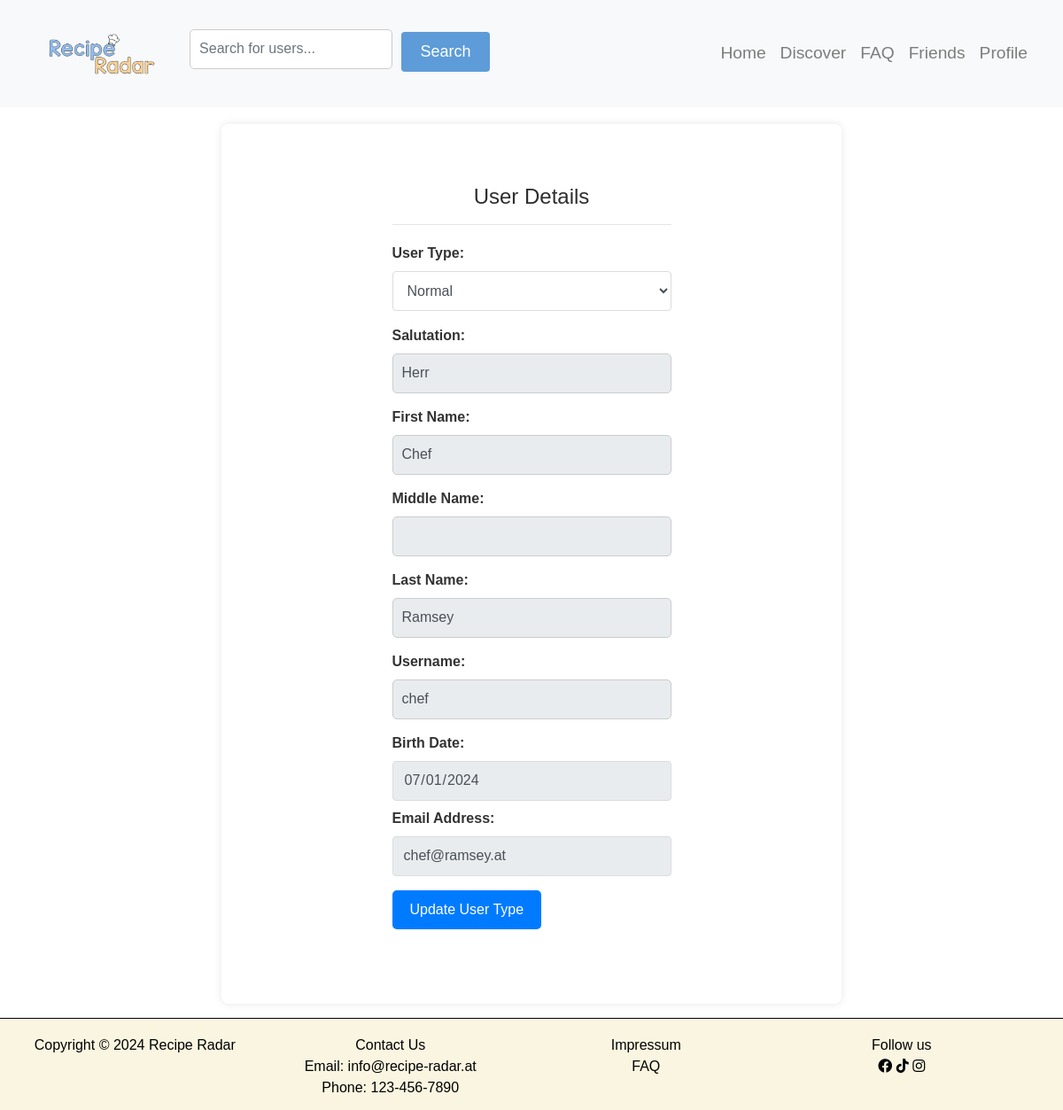
Page /userdetails.php?id=84 (signed in) on the committed database.
### tables this page shows
CREATE TABLE `users` (
  `userID` int(20) NOT NULL,
  `type` text NOT NULL DEFAULT 'normal',
  `salutation` varchar(50) DEFAULT NULL,
  `firstName` varchar(50) NOT NULL,
  `middleName` varchar(50) DEFAULT NULL,
  `lastName` varchar(50) NOT NULL,
  `userName` varchar(30) NOT NULL,
  `email` varchar(100) NOT NULL,
  `password` varchar(255) NOT NULL,
  `birthDate` date NOT NULL,
  `profilePicture` varchar(255) DEFAULT NULL
);

### services/userdetails_service.php (called while the page is built, shortened)
<?php
require "config/db_connect.php";
if (isset($_GET["id"])) {
    $id = $_GET["id"];
    $getUser = "SELECT * FROM users WHERE userID = $id";
    $userResult = mysqli_query($conn, $getUser);
    $user = mysqli_fetch_assoc($userResult);
}
?>

### userdetails.php (the view, shortened to what this page needs)
<?php
require "services/userdetails_service.php";
?>
<head>
    <?php require "components/head.php" ?>
</head>
<header>
    <?php include('components/navigation.php'); ?>
</header>
<body>
    <main>
    <div class="container" style="max-width: 700px; margin-top: 140px; overflow-y: auto;">
        <div class="row justify-content-center">
            <div class="col-11 col-sm-10 col-md-8 col-lg-7 col-xl-6 col-xxl-5">
                <h4 class="untertitle mb-1 mt-5">User Details</h4>
                <hr>
                <form method="post" action="">
                    <div class="mb-2">
                        <label for="userType" class="left-align-label">User Type:</label>
                        <select class="form-control auth-input" name="userType">
                            <option value="normal" <?php if ($user['type'] == 'normal') echo 'selected'; ?>>Normal</option>
                        </select>
                    </div>
                    <div class="mb-2 mt-3">
                        <label for="salutation" class="left-align-label">Salutation:</label>
                        <input type="text" class="form-control auth-input" name="salutation" value="<?php echo htmlspecialchars($user['salutation']); ?>" readonly>
                    </div>
                    <div class="mb-2">
                        <label for="firstName" class="left-align-label">First Name:</label>
                        <input type="text" class="form-control auth-input" name="firstName" value="<?php echo htmlspecialchars($user['firstName']); ?>" readonly>
                    </div>
                    <div class="mb-2">
                        <label for="middleName" class="left-align-label">Middle Name:</label>
                        <input type="text" class="form-control auth-input" name="middleName" value="<?php echo htmlspecialchars($user['middleName']); ?>" readonly>
                    </div>
                    <div class="mb-2">
                        <label for="lastName" class="left-align-label">Last Name:</label>
                        <input type="text" class="form-control auth-input" name="lastName" value="<?php echo htmlspecialchars($user['lastName']); ?>" readonly>
                    </div>
                    <div class="mb-2">
                        <label for="userName" class="left-align-label">Username:</label>
                        <input type="text" class="form-control auth-input" name="userName" value="<?php echo htmlspecialchars($user['userName']); ?>" readonly>
                    </div>
                    <div class="mb-2">
                        <label for="birthDate" class="left-align-label">Birth Date:</label>
                        <input type="date" class="form-control auth-input" name="birthDate" value="<?php echo htmlspecialchars($user['birthDate']); ?>" readonly>
                    </div>
                    <div class="mb-2">
                        <label for="email" class="left-align-label">Email Address:</label>
                        <input type="email" class="form-control auth-input" name="email" value="<?php echo htmlspecialchars($user['email']); ?>" readonly>
                    </div>
                    <button type="submit" class="btn btn-primary mb-5 mt-2">Update User Type</button>
                </form>
            </div>
        </div>
    </div>
    </main>
    <?php include('components/footer.php'); ?>
</body>

### resources/css/style.css (style rules this page uses)
body { margin: 0; padding: 0; }
.container { max-width: 1000px; margin: 0 auto; padding: 20px; background-color: #fff; border-radius: 5px; box-shadow: 0 2px 5px rgba(0, 0, 0, 0.1); }
form { margin-top: 20px; }
label { font-weight: bold; }
input[type="text"], textarea { width: 100%; padding: 10px; margin-bottom: 15px; border: 1px solid #ccc; border-radius: 5px; box-sizing: border-box; }
body { margin: 0; font-family: 'Segoe UI', Tahoma, Geneva, Verdana, sans-serif; background-color: white; height: 100vh; }
.untertitle { text-align: center; color: rgb(46, 46, 46); }
.auth-input { background: white; height: 45px; border: 1px solid rgb(220, 220, 220); box-shadow: none !important; }
.left-align-label { text-align: left !important; display: block; }

### resources/css/feed_style.css (style rules this page uses)
.btn-primary { background-color: #007bff; color: #fff; border: none; padding: 10px 20px; border-radius: 5px; cursor: pointer; }

### resources/css/recipe_detail.css (style rules this page uses)
body { background-image: url('../../pictures/bg-2.jpeg'); background-size: cover; font-family: Arial, sans-serif; color: #333; margin: 0; padding: 0; }
.container { margin: 10px auto; background-color: #fff; border-radius: 8px; box-shadow: 0 0 10px rgba(0, 0, 0, 0.1); padding: 20px; }

### rows in the picture
users: userType "Normal", salutation "Herr", firstName "Chef", lastName "Ramsey", userName "chef", birthDate "07/01/2024", email "chef@ramsey.at"
